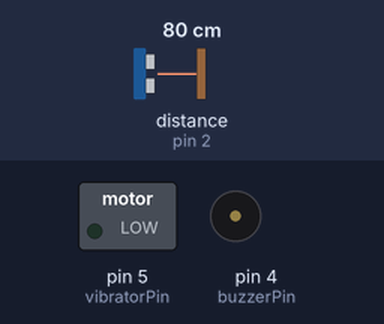
The sketch below on a simulated Arduino Uno, built with avr-gcc and run on an emulated ATmega328P. Shown: switched loads named in the sketch (green lamp = pin HIGH), buzzer (waves = sounding, pin HIGH). Wiring (inferred from the names in the program): ultrasonic range finder: trigger pin 3; echo pin 2. Dashed ring = blinking. The test bench sets the inputs (shaded band); at power-on: distance to the obstacle (sensor on pin 2) 80 cm. The echo pulse lasts 58.3 µs per cm; pins used as bus, display or sensor lines are not drawn.

Above: at 1.3 s.
1.4 s: distance to the obstacle (sensor on pin 2) set to 34 cm
At 1.77 s:
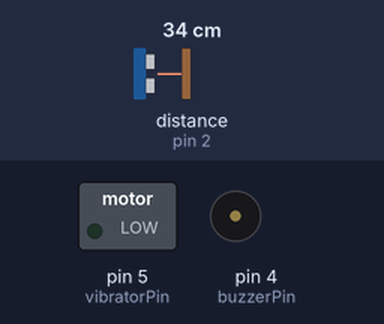
4.4 s: distance to the obstacle (sensor on pin 2) set to 29 cm
At 5.5 s:
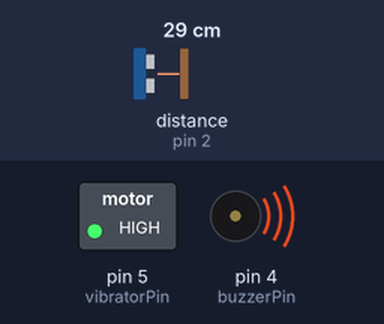
5.9 s: distance to the obstacle (sensor on pin 2) set to 35 cm
At 6.2 s:
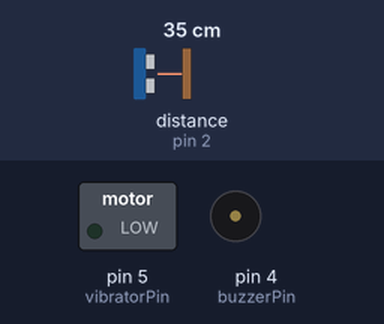
8.9 s: distance to the obstacle (sensor on pin 2) set to 2 cm
At 9.6 s:
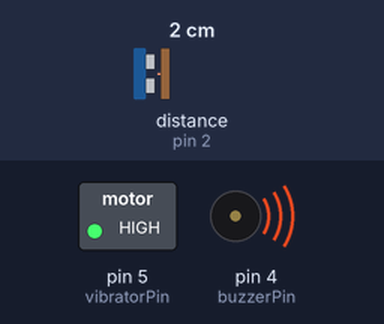
Timing chart, 0 to 11.4 s (numbered marks = the images above; inputs shaded):
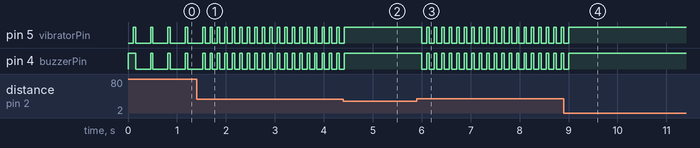

Measured:
- the behaviour switches between 32 and 31 cm on distance to the obstacle (sensor on pin 2) (found by bisection; images 1 and 2)
- after the input at 1.4 s, pin 5 (vibratorPin), pin 4 (buzzerPin): alternates HIGH for 0.05 s and LOW for 0.10 s, starting after 0.28 s
- after the input at 4.4 s, pin 5 (vibratorPin), pin 4 (buzzerPin): goes on until 4.4 s, then stays HIGH
- after the input at 5.9 s, pin 5 (vibratorPin), pin 4 (buzzerPin): alternates HIGH for 0.05 s and LOW for 0.10 s, starting after 0.10 s
- after the input at 8.9 s, pin 5 (vibratorPin), pin 4 (buzzerPin): goes on until 9.0 s, then stays HIGH
- by itself, pin 5 (vibratorPin), pin 4 (buzzerPin): alternates HIGH for 0.05 s and LOW for 0.31 s

The sketch:

WhiteCaneCode.ino
```cpp
const int trigPin = 3;
const int echoPin = 2;
const int vibratorPin = 5;
const int buzzerPin = 4;


const int shortDistance = 30;
const int lowerMediumDistance = 45;
const int higherMediumDistance = 60;
const int farDistance = 85;
const int maxDistance = 100;
int frequency = 0;

void setup() {

  pinMode(trigPin, OUTPUT);
  pinMode(echoPin, INPUT);
  pinMode(vibratorPin, OUTPUT);
  pinMode(buzzerPin, OUTPUT);


  digitalWrite(buzzerPin, HIGH);
  delay(100);
  digitalWrite(buzzerPin, LOW);
}


int getDistance() {
  digitalWrite(trigPin, LOW);
  delayMicroseconds(2);
  digitalWrite(trigPin, HIGH);
  delayMicroseconds(10);
  digitalWrite(trigPin, LOW);

  long duration = pulseIn(echoPin, HIGH, 30000);

  float speedOfSound = 0.034;
  int distance = duration * speedOfSound / 2;

  return distance;
}

void sendSignal(int frequency){
  digitalWrite(vibratorPin, HIGH);
    digitalWrite(buzzerPin, HIGH);
    delay(50);

    digitalWrite(vibratorPin, LOW);
    digitalWrite(buzzerPin, LOW);
    delay(frequency);
}

void loop() {
  int distance = getDistance();


  if (distance > 0 && distance <= shortDistance) {

    digitalWrite(vibratorPin, HIGH);
    digitalWrite(buzzerPin, HIGH);
    delay(100);
  }

  else if (distance > shortDistance && distance <= lowerMediumDistance) {

    frequency = 100;
    sendSignal(frequency);
  }

  else if (distance > lowerMediumDistance && distance <= higherMediumDistance) {

    frequency = 200;
    sendSignal(frequency);
  }

   else if (distance > higherMediumDistance && distance <= farDistance) {

    frequency = 300;
    sendSignal(frequency);
  }

  else if (distance > farDistance && distance <= maxDistance) {

    frequency = 400;
    sendSignal(frequency);
  }

  else {

    digitalWrite(vibratorPin, LOW);
    digitalWrite(buzzerPin, LOW);
    delay(100);
  }
}
```
